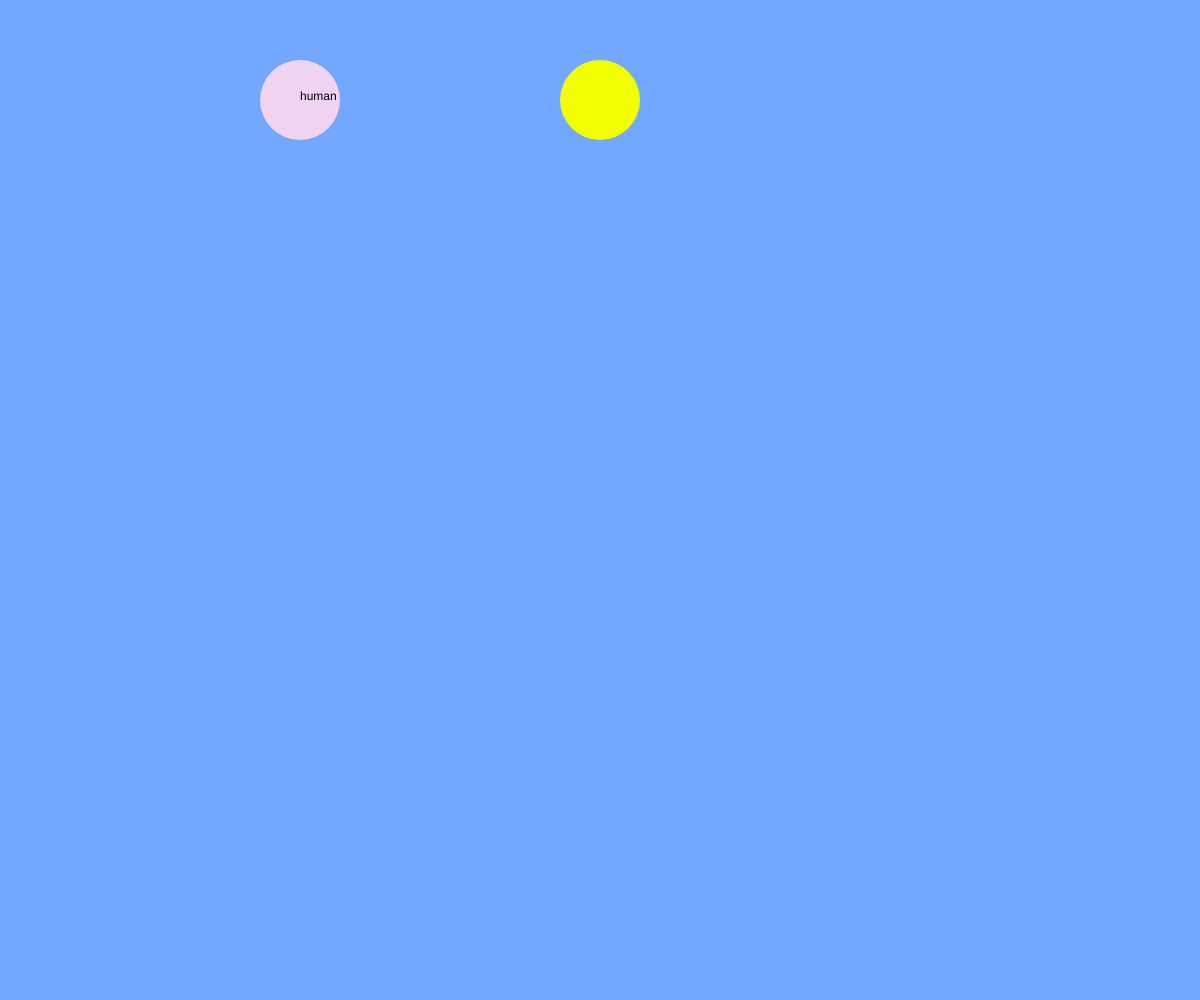
Frame 1 (no input)
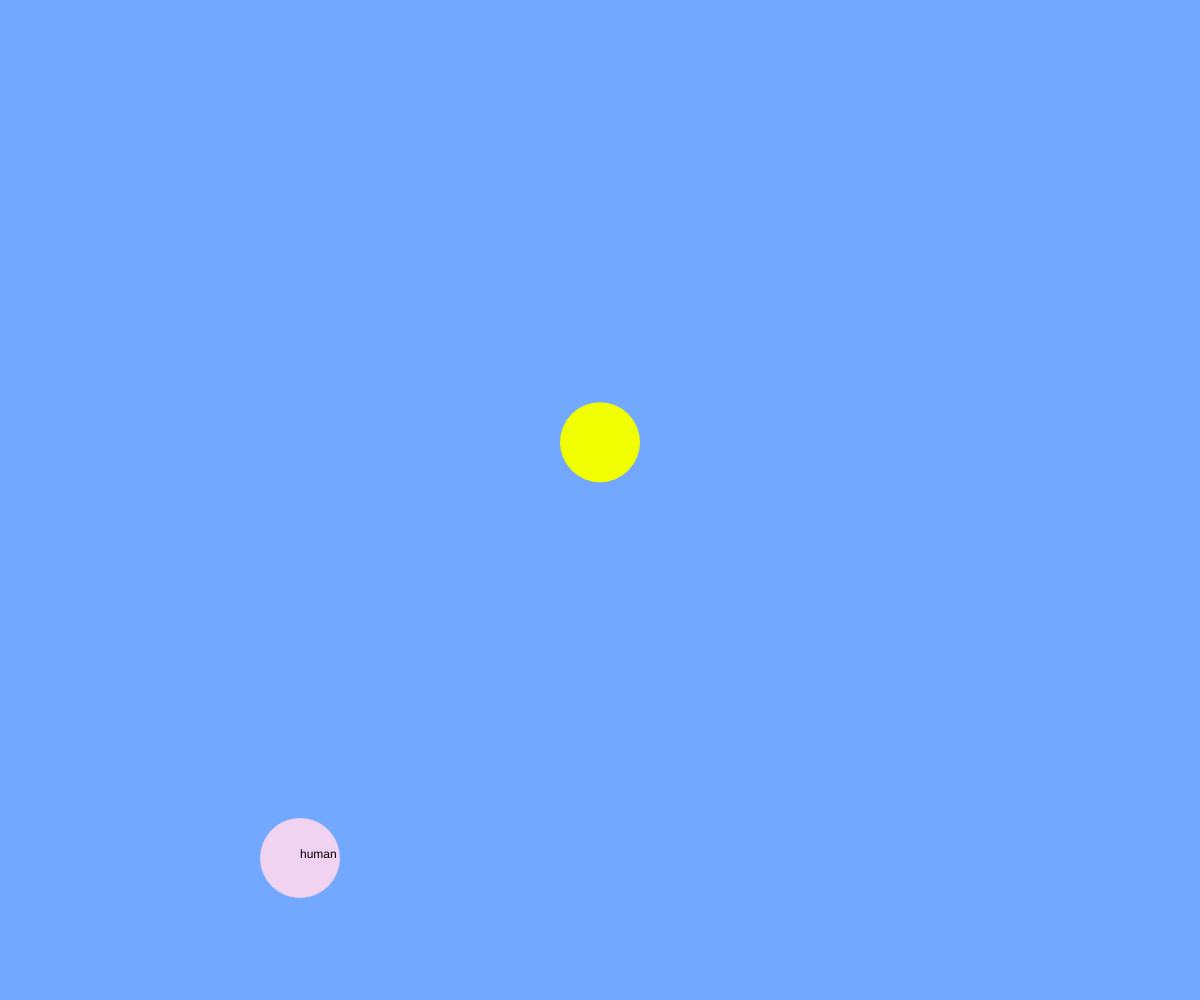
Frame 60 (no input)
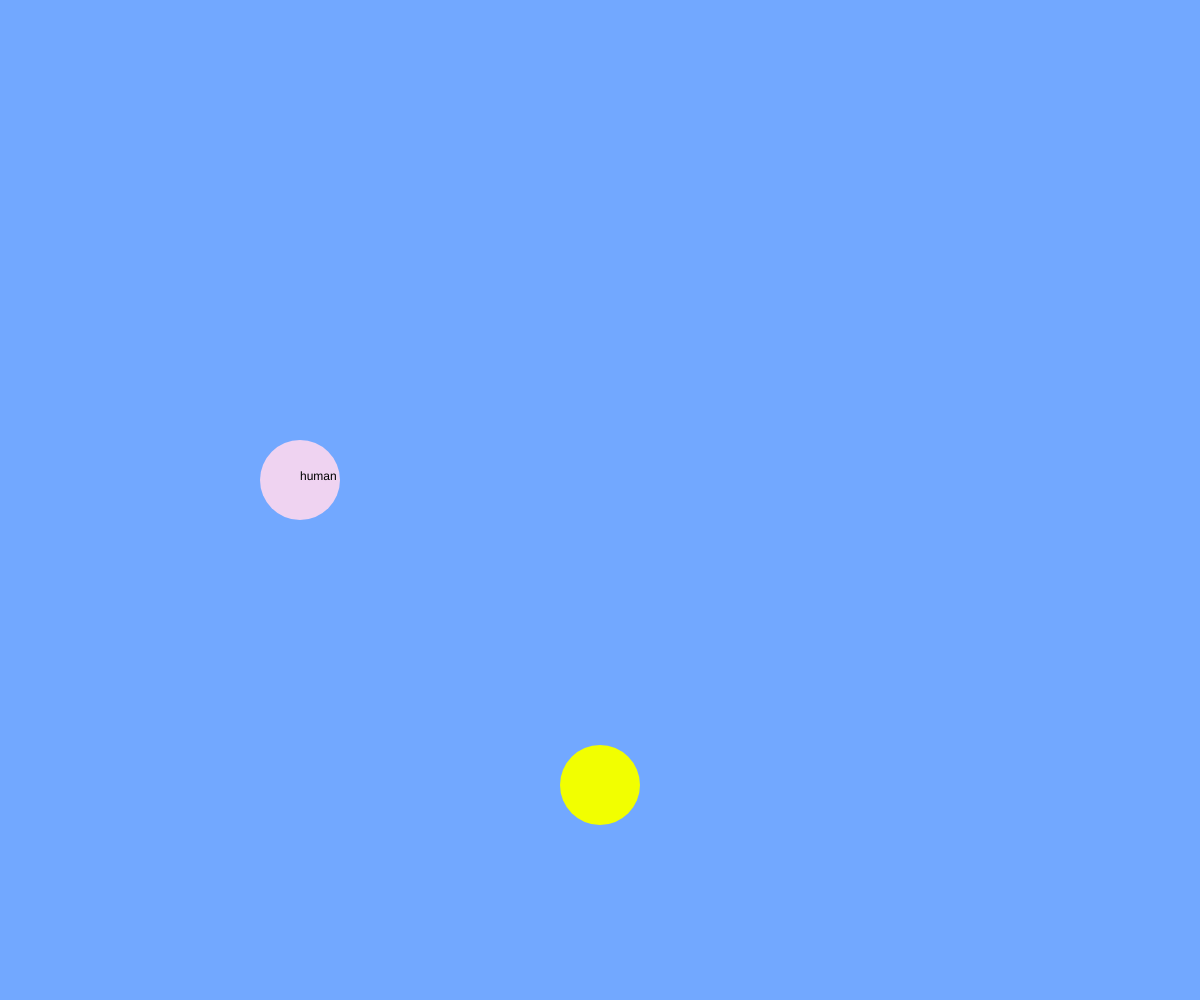
Frame 120 (the mouse pressed at the canvas centre since frame 60)

The p5.js sketch that drew these frames (run headless with seeded random() and noise() and a simulated clock; from frame 60 on, the mouse is pressed at the canvas centre):

// p5.js sketch
// ── sketch.js
// Zombulator by Nathaniel Pierce

var zombieY = 100;
var zombieV = 0;
var zombieA = 0.2;
var zombieDamping = -0.5;
var zombieSize = 80;
var zombieColor;

var humanY = 100;
var humanV = 0;
var humanA = 0.6;
var humanDamping = -0.8;
var humanSize = 80;
var humanColor;

var backgroundColor;

function setup() {
  createCanvas(windowWidth, windowHeight);
  backgroundColor = color(114, 168, 255);
  zombieColor = color(242, 255, 0);
  humanColor = color(random(200, 255), random(200, 255), random(200, 255));
}

function draw() {
  background(backgroundColor);
  noStroke();

  fill(zombieColor);
  ellipse(windowWidth / 2, zombieY, zombieSize, zombieSize);

  zombieY += zombieV;
  zombieV += zombieA;
  if (zombieY + (zombieSize / 2) >= windowHeight) {
    zombieY = windowHeight - (zombieSize / 2);
    zombieV *= zombieDamping;
  }

  fill(humanColor);
  ellipse(windowWidth / 4, humanY, humanSize, humanSize);
  fill(0);
  text("human", windowWidth / 4, humanY);

  humanY += humanV;
  humanV += humanA;
  if (humanY + (humanSize / 2) >= windowHeight) {
    humanY = windowHeight - (humanSize / 2);
    humanV *= humanDamping;
  }

}
